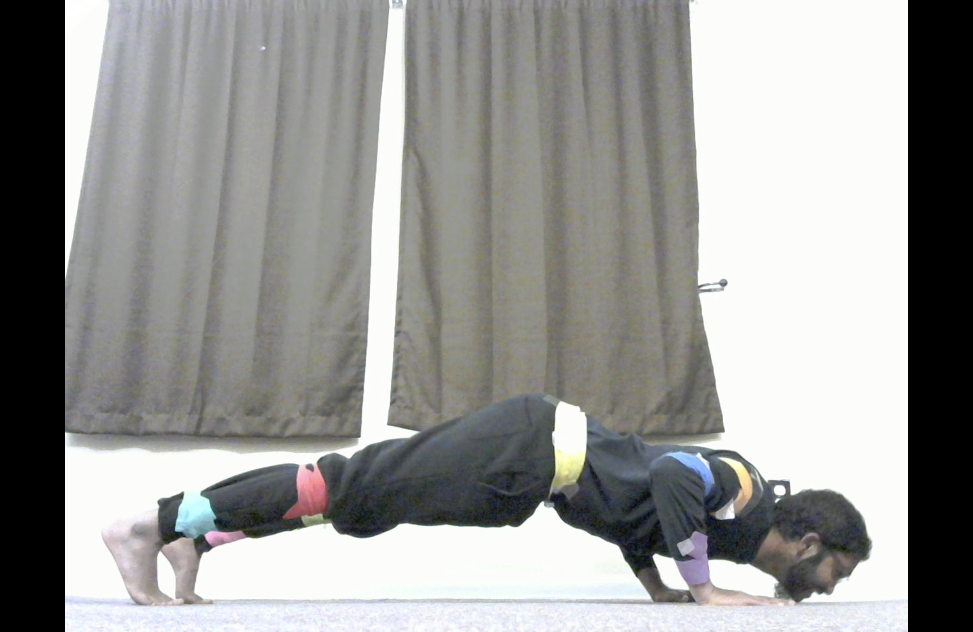
#> input picture Signal_Processing/images/21/pushup/buttHigh.png, 1946 x 1264 px (shown at 1/2 size)
$ python determineHSV.py
#> lines starting #> are read from the running program, lines starting #| are printed output that depends on the picture
from PIL import Image
# import cv2
import numpy as np
import copy
import time

resized_row = 120
resized_col = 160

def writeFile(matrix, path):
    string = ""
    for row in matrix:
        ans = ""
        for col in row:
            if(col == 1):
                print("bob")
            ans += str(col) + ", "
        ans += "\n"
        string += ans

    with open(path, "wt") as f:
        f.write(string)

def outputImage(temp_image, imageMask, path):
    temp_pixel = temp_image.load()

    for row in range(resized_row):
        for col in range(resized_col):
            temp_pixel[col, row] = (255, 255, 255)
            if (imageMask[row][col] == 1):
                temp_pixel[col, row] = (0, 0, 0)
    temp_image.save(path)

def printMat(matrix):
    for row in matrix:
        print(row)
    print("\n\n")


# [4 lines of commented-out code are left out]

originalPath = 'images/21/pushup/buttHigh.png'
downscalePath = 'images/21/pushup/high_160x120.png'
trackDownscale = 'images/21/pushup/high_track.png'
endpath = 'images/21/pushup/findPixels.png'


time0 = time.time()
# Read Image and Downscale the image
original_image = Image.open(originalPath)
#> original_image is the input picture: PIL image 1946x1264 RGBA; mean R, G, B, A 150.9, 151.4, 149.7, 255
original_image_pixels = original_image.load()

new_image = original_image.resize((resized_col, resized_row))
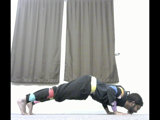
#> new_image: PIL image 160x120 RGBA; mean R, G, B, A 150.9, 151.5, 149.7, 255
new_image_pixels = new_image.load()
new_image.save(downscalePath)


temp_image = Image.open(downscalePath)
converted_image = temp_image.convert('HSV')
#> converted_image: PIL image 160x120 HSV; mean H, S, V 65.6, 10.2, 153.2
converted_pixel = converted_image.load()


# Delete Afterward
track_image = Image.open(downscalePath)
track_image_pixels = track_image.load()

row = 107
col = 113
size = 1
done = False
for temp_r in range(resized_row):
    for temp_c in range(resized_col):
        r = temp_r
        c = temp_c
        if abs(r - row) < (size) and abs(c - col) < (size):

            print(str(r) + "x" + str(c) + ": " + str(converted_pixel[c, r]))
            print(str(r) + "x" + str(c) + ": " + str(converted_pixel[c+1, r]))
            print(str(r) + "x" + str(c) + ": " + str(converted_pixel[c, r+1]))
            print(str(r) + "x" + str(c) + ": " + str(converted_pixel[c-1, r-1]))
            print(str(r) + "x" + str(c) + ": " + str(converted_pixel[c+1, r+1]))
            print(str(r) + "x" + str(c) + ": " + str(converted_pixel[c+2, r+2]))
            print(str(r) + "x" + str(c) + ": " + str(converted_pixel[c+3, r+3]))
            print(str(r) + "x" + str(c) + ": " + str(converted_pixel[c+4, r+4]))
            done = True
            track_image_pixels[c, r] = (255, 10, 10)#(255, 10, 10)
            track_image_pixels[c+1, r] = (255, 10, 10)
            track_image_pixels[c, r+1] = (255, 10, 10)
            track_image_pixels[c-1, r-1] = (255, 10, 10)
            track_image_pixels[c+1, r+1] = (255, 10, 10)
            track_image_pixels[c+2, r+2] = (255, 10, 10)
            track_image_pixels[c+3, r+3] = (255, 10, 10)
            track_image_pixels[c+4, r+4] = (255, 10, 10)
    if(done):
        print("break")
        done = False
#> this loop made 120 passes
#| 107x113: (185, 54, 179)
#| 107x113: (183, 55, 184)
#| 107x113: (186, 54, 173)
#| 107x113: (171, 51, 114)
#| 107x113: (184, 56, 184)
#| 107x113: (182, 58, 195)
#| 107x113: (204, 21, 175)
#| 107x113: (10, 10, 188)

track_image.save(trackDownscale)


# Use this as the final
image = converted_image
pixels = converted_pixel


# 142x98 (pushupDown)
# Lower: (17, 87, 160)
# Upper: (29, 133, 246)
shoulderOrangeL = (17, 87, 160)
shoulderOrangeU = (29, 133, 246)


# 131x99 (pushupDown)
# Lower: (155, 124, 150)
# Upper: (160, 140, 225)
elbowBlueL = (142, 79, 150)
elbowBlueU = (160, 140, 252)

# 133x114 (pushupDown)
# Lower: (171, 55, 140)
# Upper: (187, 94, 157)
wristPurpleL = (156, 50, 87)
wristPurpleU = (192, 94, 193)

# 116x105 (pushupDown)
# Lower: (42, 70, 209)
# Upper: (45, 100, 250)
hipYellowL = (38, 65, 165)
hipYellowU = (45, 100, 253)

# 65x105 size 6x3
# Lower: (239, 73, 133)
# Upper: (253, 134, 202)
kneeRedL = (239, 64, 133)
kneeRedU = (252, 137, 216)

# Lower: (50, 45, 160)
# Upper: (60, 65, 240)
kneeOtherGreenL = (47, 45, 111)
kneeOtherGreenU = (60, 74, 240)

# 39x107 (pushupDown)
# Lower: (130, 52, 200)
# Upper: (141, 78, 243)
ankleBlueL = (125, 52, 127)
ankleBlueU = (141, 78, 243)

# Lower: (210, 30, 170)
# Upper: (242, 82, 250)
ankleOtherPinkL = (210, 30, 170)
ankleOtherPinkU = (242, 82, 250)

bodyHSVBounds = [(shoulderOrangeL, shoulderOrangeU), (elbowBlueL, elbowBlueU),
                 (wristPurpleL, wristPurpleU), (hipYellowL, hipYellowU),
                 (kneeRedL, kneeRedU), (kneeOtherGreenL, kneeOtherGreenU),
                 (ankleBlueL, ankleBlueU), (ankleOtherPinkL, ankleOtherPinkU)]

def picToPix(picture):
    original_image = Image.open(picture)
    new_image = original_image.resize((resized_col, resized_row))
    converted_image = new_image.convert('HSV')
    converted_pixel = converted_image.load()
    return converted_pixel


def jointTracking(lowerMask, upperMask, pixels):
    imageMask = []
    for row in range(resized_row):
        imageRowMask = [0] * resized_col
        for col in range(resized_col):
            (h, s, v) = pixels[col, row]
            if (h >= lowerMask[0] and s >= lowerMask[1] and v >= lowerMask[2] and
                h <= upperMask[0] and s <= upperMask[1] and v <= upperMask[2]):
                imageRowMask[col] = 1
        imageMask.append(imageRowMask)
    return imageMask


def erosion(imageMask):
    # Morphological Transform (Dilation, Erosion) to get rid of noise
    directions = [[-1, 0], [0, -1], [1, 0], [0, 1]]
    erosionMask = []
    for row in range(resized_row):
        erosionMaskRow = [0] * resized_col
        for col in range(resized_col):
            erosionMaskRow[col] = 1
            if (imageMask[row][col] == 0):
                erosionMaskRow[col] = 0
            else:
                for direction in directions:
                    x = row + direction[0]
                    y = col + direction[1]
                    if (x < 0 or x >= resized_row or y < 0 or y >= resized_col):
                        erosionMaskRow[col] = 0
                    elif (imageMask[x][y] == 0):
                        erosionMaskRow[col] = 0
        erosionMask.append(erosionMaskRow)
    return erosionMask


def dilation(erosionMask):
    directions = [[-1, 0], [0, -1], [1, 0], [0, 1]]
    imageMask = copy.deepcopy(erosionMask)
    for row in range(resized_row):
        for col in range(resized_col):
            if (erosionMask[row][col] == 0):
                for direction in directions:
                    x = row + direction[0]
                    y = col + direction[1]
                    if (x >= 0 and x < resized_row and y >= 0 and y < resized_col and erosionMask[x][y] == 1):
                        imageMask[row][col] = 1
                        break
    return imageMask

def max_area_histogram(histogram):
    stack = [0] * 160
    stackIndex = -1
    max_area = 0
    maxCol = 0
    width = 0
    height = 0

    index = 0
    while (index < len(histogram)):
        if (stackIndex == -1) or (histogram[stack[stackIndex]] <= histogram[index]):
            stackIndex += 1
            stack[stackIndex] = index
            index += 1

        else:
            top_of_stack = stack[stackIndex]
            stackIndex -= 1

            area = (histogram[top_of_stack] *
                ( index
                if (stackIndex == -1) else (index - stack[stackIndex] - 1)))

            if (max_area < area):
                max_area = area
                height = histogram[top_of_stack]
                if (stackIndex != -1):
                    maxCol = stack[stackIndex] + 1
                    width = (index - stack[stackIndex] - 1)
                else:
                    maxCol = 0
                    width = index

    while stackIndex != -1:
        top_of_stack = stack[stackIndex]
        stackIndex -= 1
        area = (histogram[top_of_stack] * ((index - stack[stackIndex] - 1) if (stack != -1) else index))

        if (max_area < area):
            max_area = area
            height = histogram[top_of_stack]
            if (stackIndex != -1):
                maxCol = stack[stackIndex] + 1
                width = (index - stack[stackIndex] - 1)
            else:
                maxCol = 0
                width = index

    return (max_area, maxCol, width, height)

# Returns area of the largest rectangle
# with all 1s in A
def maxRectangle(A, resized_row, resized_col):

    (maxArea, maxCol, maxWidth, maxHeight) = max_area_histogram(A[0])
    maxRow = 0

    # iterate over row to find maximum rectangular
    # area considering each row as histogram
    for i in range(1, resized_row):
        for j in range(resized_col):

            # if A[i][j] is 1 then add A[i -1][j]
            if (A[i][j]):
                A[i][j] += A[i - 1][j]

        # Update result if area with current
        # row (as last row) of rectangle) is more
        (area, col, width, height) = max_area_histogram(A[i])
        if (area > maxArea):
            maxArea = area
            maxRow = i
            maxCol = col
            maxWidth = width
            maxHeight = height

    return (maxRow, maxCol, maxWidth, maxHeight)


def getCenter(imageMask, resized_row, resized_col):
    (maxRow, maxCol, maxWidth, maxHeight) = maxRectangle(imageMask, resized_row, resized_col)
    row = maxRow - (maxHeight/2)
    col = maxCol + (maxWidth/2)
    return (row, col)


def testing(imageMask):
    for i in range(len(imageMask)):
        for j in range(len(imageMask[0])):
            if(imageMask[i][j] == 1):
                print(str(i) + ", " + str(j))

def mainFunction(bodyHSVBounds):
    resized_row = 120
    resized_col = 160
    positions = []


    for bodyPart in bodyHSVBounds:
        lowerMask = bodyPart[0]
        upperMask = bodyPart[1]
        imageMask = jointTracking(lowerMask, upperMask, pixels)
        imageMask = dilation(imageMask)
        imageMask = dilation(imageMask)
        imageMask = erosion(imageMask)
        (row, col) = getCenter(imageMask, resized_row, resized_col)
        positions.append((row, col))
#> this loop made 8 passes
#> (row, col) on passes 1 to 8: (92, 122.5), (86.5, 113), (105.5, 114.5), (88, 94), (92.5, 52.5), (88, 91.5), (98.5, 32), (101, 36.5)
#> after the loop, positions = [(92, 122.5), (86.5, 113), (105.5, 114.5), (88, 94), (92.5, 52.5), (88, 91.5), (98.5, 32), (101, 36.5)]

    return positions


positions = mainFunction(bodyHSVBounds)

print(positions)
#| [(92.0, 122.5), (86.5, 113.0), (105.5, 114.5), (88.0, 94.0), (92.5, 52.5), (88.0, 91.5), (98.5, 32.0), (101.0, 36.5)]

track_image = Image.open(downscalePath)
track_image_pixels = track_image.load()

imageMask = []
for r in range(resized_row):
    temp = [0] * resized_col
    imageMask.append(temp)

for posIndex in range(len(positions)):
    pos = positions[posIndex]
    row = int(pos[0])
    col = int(pos[1])
    size = 2
    done = False

    for r in range(resized_row):
        for c in range(resized_col):
            if abs(r - row) < (size) and abs(c - col) < (size):
                done = True
                track_image_pixels[c, r] = (100, 100, 255) #(255, 10, 10)
        if(done):
            done = False
#> this loop made 8 passes
#> (pos, row, col) on passes 1, 2, 3, 5, 6, 7, 8: ((92, 122.5), 92, 122), ((86.5, 113), 86, 113), ((105.5, 114.5), 105, 114), ((92.5, 52.5), 92, 52), ((88, 91.5), 88, 91), ((98.5, 32), 98, 32), ((101, 36.5), 101, 36)

track_image.save(endpath)
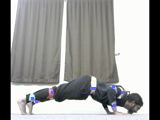
#> saved as findPixels.png: PIL image 160x120 RGBA; mean R, G, B, A 150.7, 151.2, 150.1, 255

mainFunction(bodyHSVBounds)
#> the loop in mainFunction (call 2), `for bodyPart in bodyHSVBounds:` made 8 passes
#> bodyPart on passes 2 to 8: ((142, 79, 150), (160, 140, 252)), ((156, 50, 87), (192, 94, 193)), ((38, 65, 165), (45, 100, 253)), ((239, 64, 133), (252, 137, 216)), ((47, 45, 111), (60, 74, 240)), ((125, 52, 127), (141, 78, 243)), ((210, 30, 170), (242, 82, 250))


# [51 lines of commented-out code are left out]

$ run again, with Signal_Processing/images/iphone/color.jpg saved as Signal_Processing/images/21/pushup/buttHigh.png
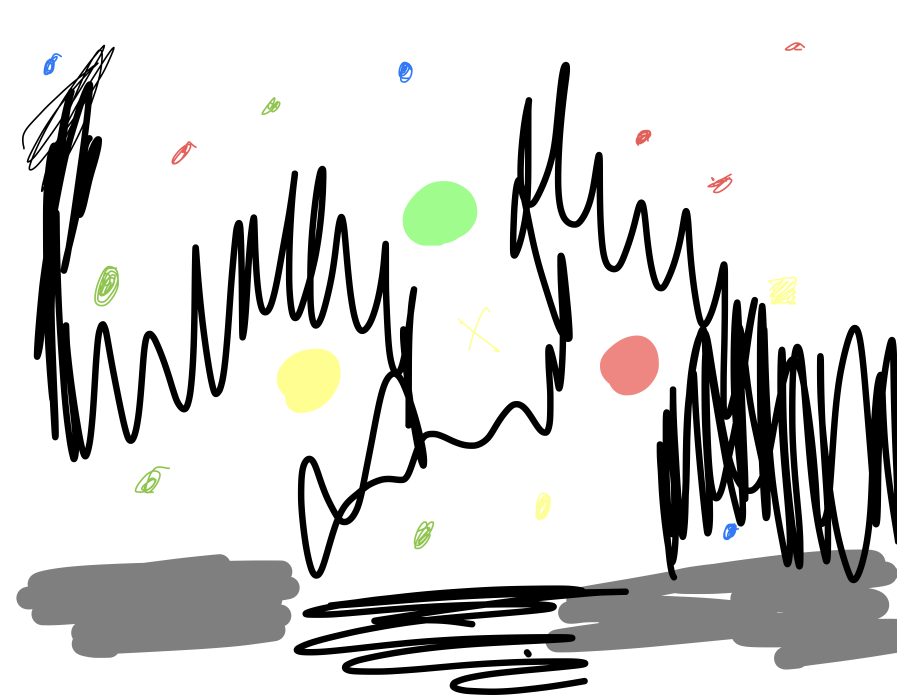
#> input picture Signal_Processing/images/iphone/color.jpg, 1793 x 1396 px (shown at 1/2 size)
#> original_image is the input picture: PIL image 1793x1396 RGB; mean R, G, B 209.3, 209.5, 208
#> `new_image = original_image.resize((resized_col, resized_row))`:
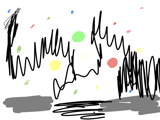
#> new_image: PIL image 160x120 RGB; mean R, G, B 208.9, 209.1, 207.6
#> converted_image: PIL image 160x120 HSV; mean H, S, V 1.8, 2.5, 209.8
#> the loop `for temp_r in range(resized_row):` made 120 passes
#| 107x113: (0, 0, 127)
#| 107x113: (0, 0, 127)
#| 107x113: (0, 0, 127)
#| 107x113: (0, 0, 127)
#| 107x113: (0, 0, 127)
#| 107x113: (0, 0, 127)
#> (further printed lines are left out)
#> the loop in mainFunction, `for bodyPart in bodyHSVBounds:` made 8 passes
#> (row, col) on passes 1 to 8: (0, 0), (9.5, 9.5), (0, 0), (0, 0), (0, 0), (0, 0), (0, 0), (0, 0)
#> after the loop in mainFunction, `for bodyPart in bodyHSVBounds:`: positions = [(0, 0), (9.5, 9.5), (0, 0), (0, 0), (0, 0), (0, 0), (0, 0), (0, 0)]
#| [(0.0, 0.0), (9.5, 9.5), (0.0, 0.0), (0.0, 0.0), (0.0, 0.0), (0.0, 0.0), (0.0, 0.0), (0.0, 0.0)]
#> the loop `for posIndex in range(len(positions)):` made 8 passes
#> the loop in mainFunction (call 2), `for bodyPart in bodyHSVBounds:` made 8 passes
#> bodyPart on passes 2 to 8: ((142, 79, 150), (160, 140, 252)), ((156, 50, 87), (192, 94, 193)), ((38, 65, 165), (45, 100, 253)), ((239, 64, 133), (252, 137, 216)), ((47, 45, 111), (60, 74, 240)), ((125, 52, 127), (141, 78, 243)), ((210, 30, 170), (242, 82, 250))
